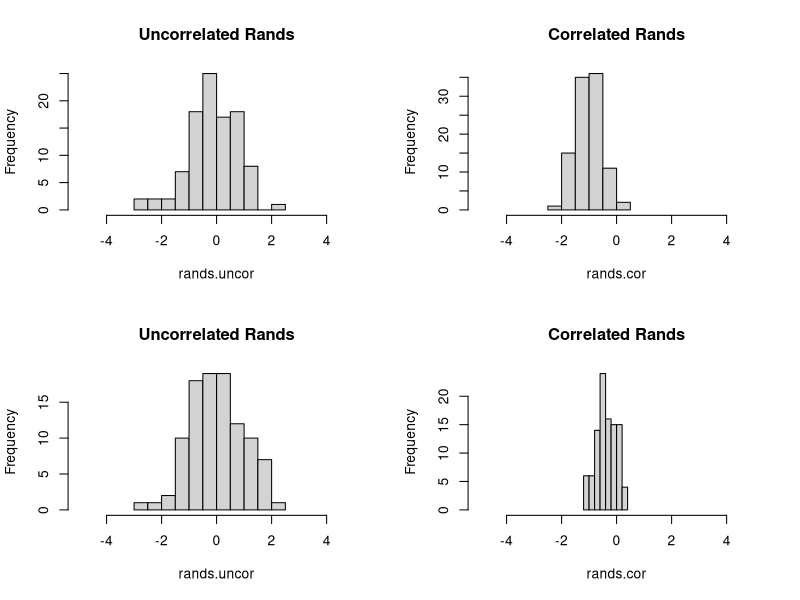
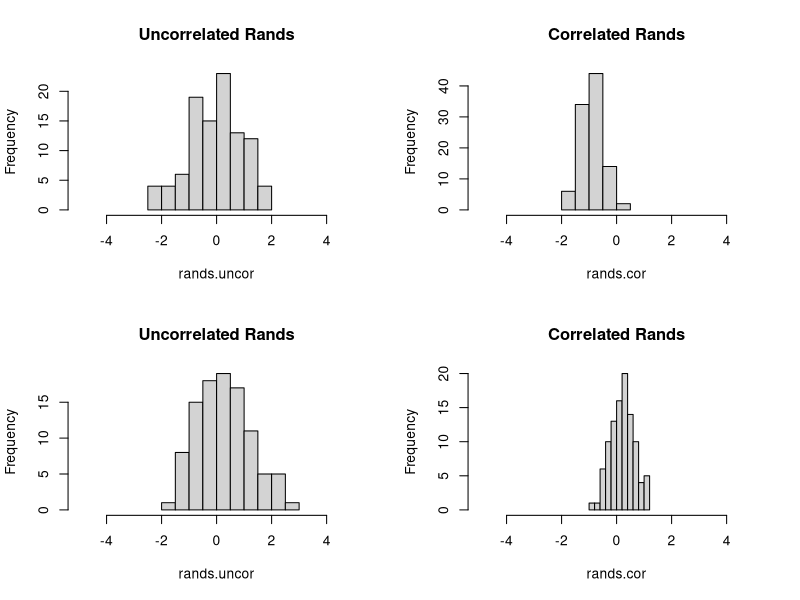
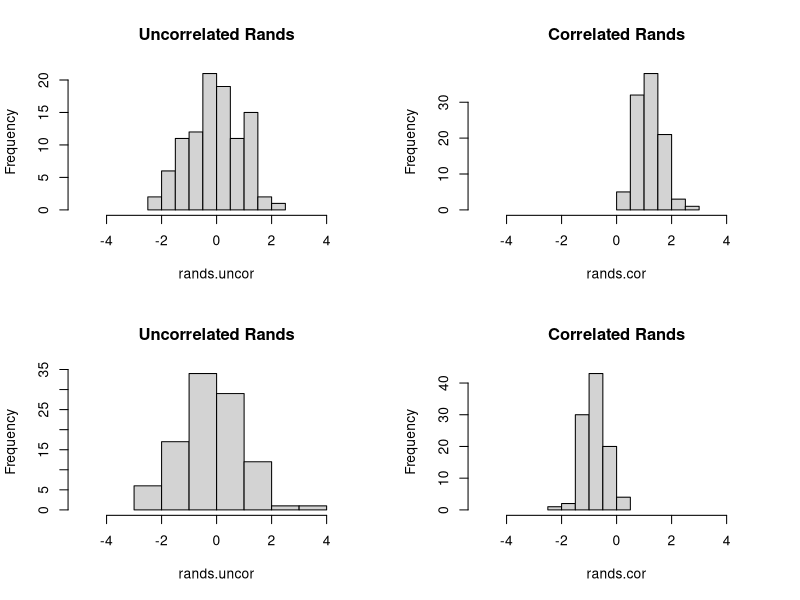
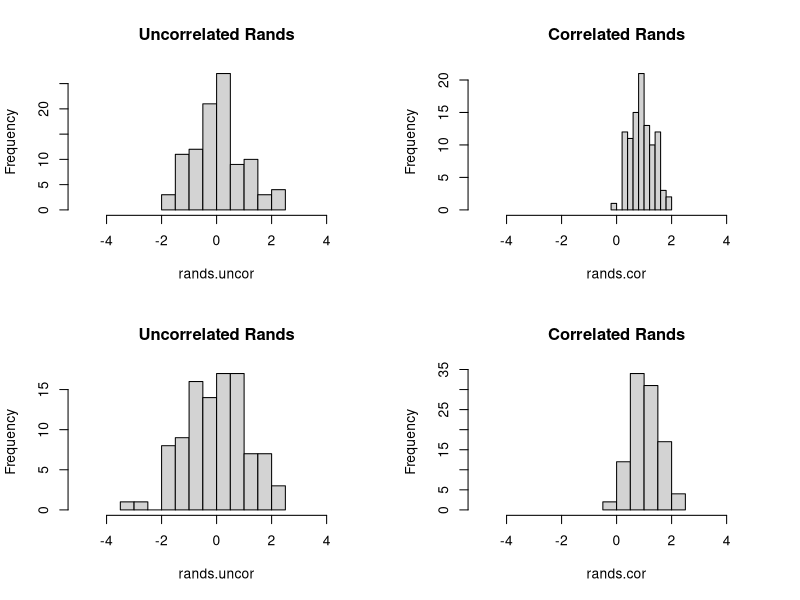
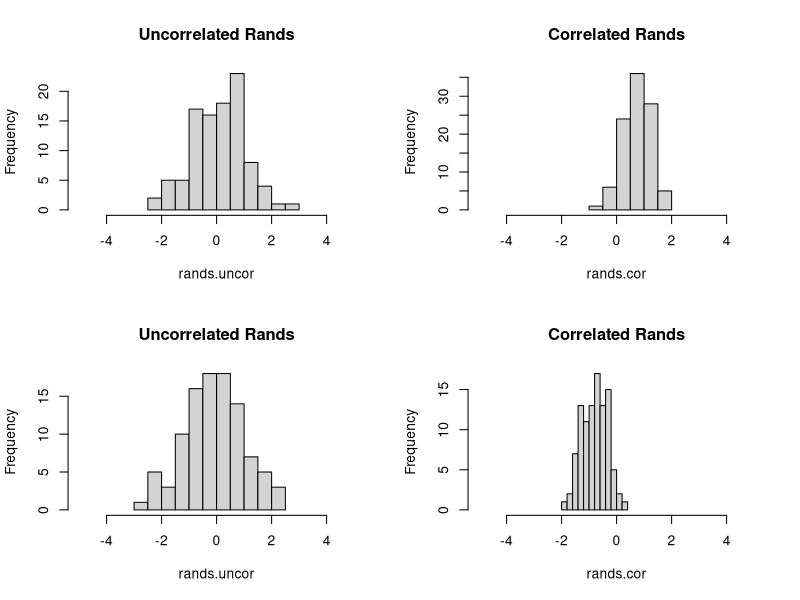
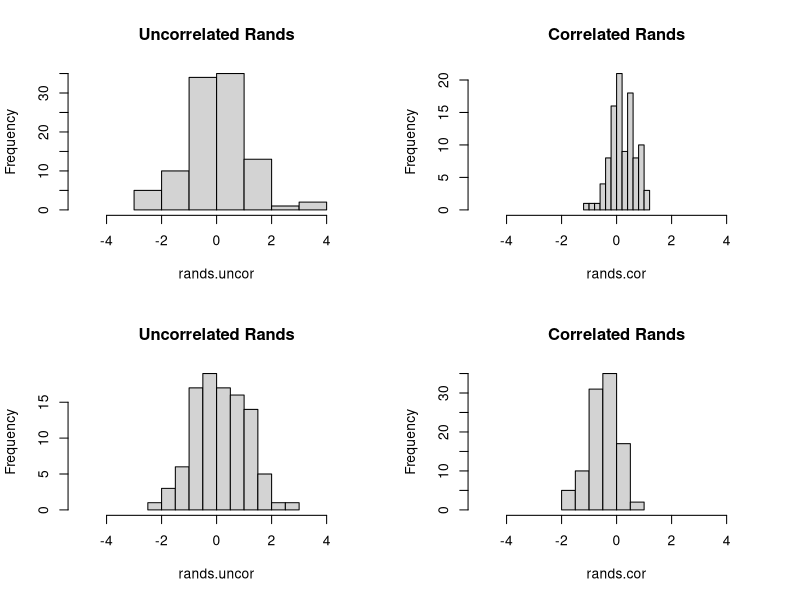
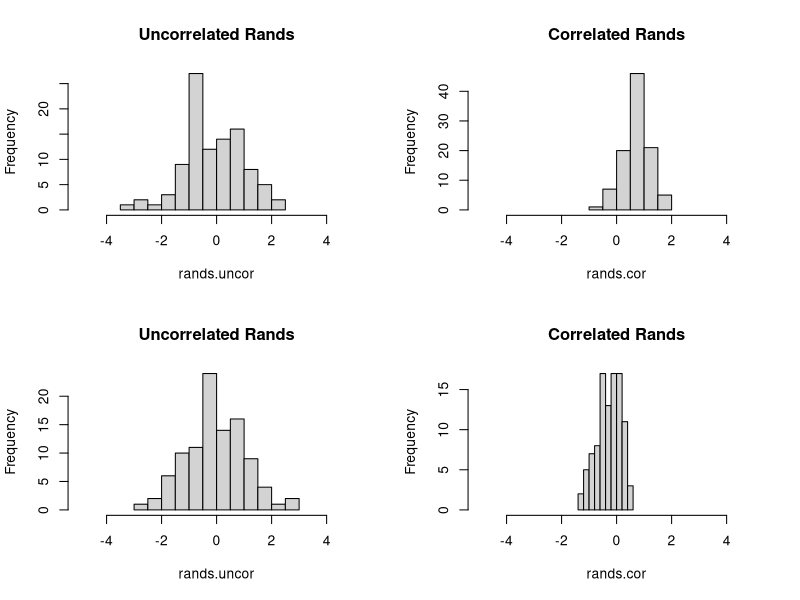
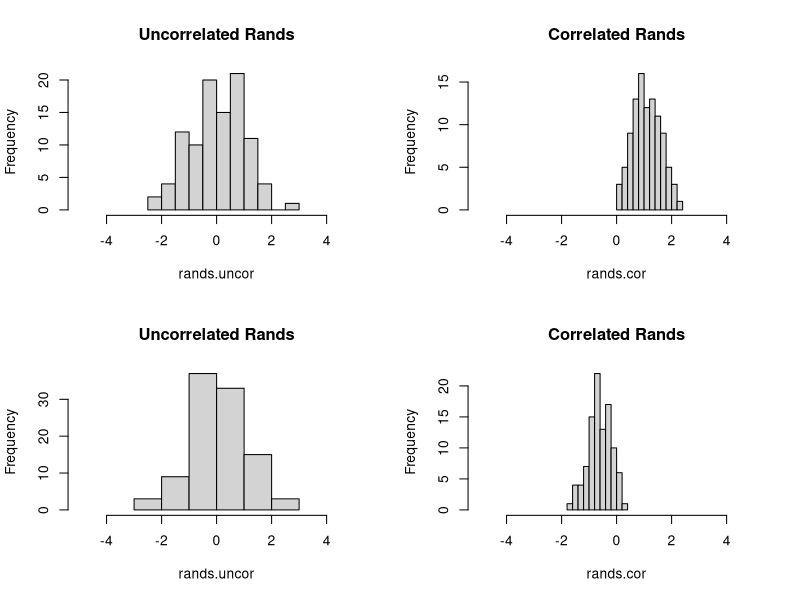

These charts were generated, in order, by the following R code:

library(MASS)

cor.matrix <- rep(0.8, 100*100)
dim(cor.matrix) <- c(100,100)
diag(cor.matrix) <- 1

xlims <- c(-5,5)

par(mfrow=c(2,2))
for(i in 1:100) {

    cat(i,"\n")

    rands.uncor <- rnorm(100)
    hist(rands.uncor, xlim=xlims, main="Uncorrelated Rands")

    rands.cor   <- mvrnorm(n=1, mu=rep(0,100), Sigma=cor.matrix)
    hist(rands.cor, xlim=xlims, main="Correlated Rands")

}


